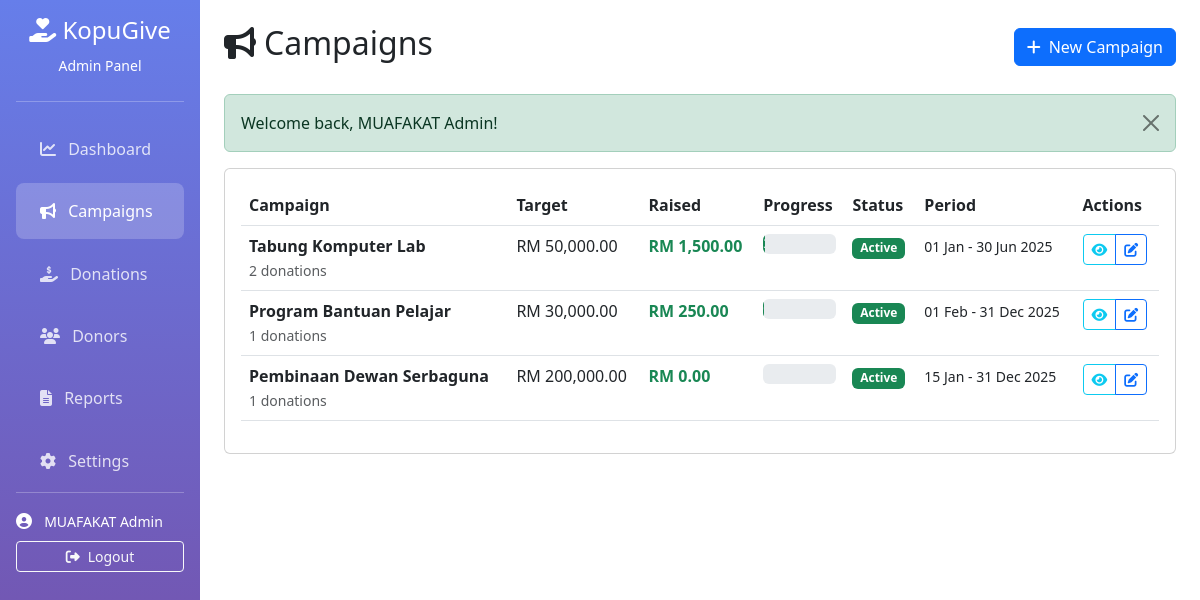
The page /admin/campaigns.php (signed in) on the database its author committed.
### tables this page shows
CREATE TABLE campaigns (
    campaign_id INT AUTO_INCREMENT PRIMARY KEY,
    campaign_name VARCHAR(255) NOT NULL,
    description TEXT,
    target_amount DECIMAL(10, 2) NOT NULL,
    current_amount DECIMAL(10, 2) DEFAULT 0.00,
    start_date DATE NOT NULL,
    end_date DATE NOT NULL,
    category ENUM('education', 'infrastructure', 'welfare', 'emergency', 'other') DEFAULT 'other',
    status ENUM('active', 'completed', 'closed', 'draft') DEFAULT 'draft',
    banner_image VARCHAR(255),
    created_by INT,
    created_at TIMESTAMP DEFAULT CURRENT_TIMESTAMP,
    updated_at TIMESTAMP DEFAULT CURRENT_TIMESTAMP ON UPDATE CURRENT_TIMESTAMP,
    FOREIGN KEY (created_by) REFERENCES users(user_id) ON DELETE SET NULL,
    INDEX idx_status (status),
    INDEX idx_dates (start_date, end_date)
);

### includes/functions.php (called while the page is built, shortened)
<?php
function formatCurrency($amount) {
    return 'RM ' . number_format($amount, 2);
}
function calculatePercentage($current, $target) {
    $percentage = ($current / $target) * 100;
    return min(100, round($percentage, 2));
}
function formatDate($date, $format = 'd M Y') {
    return date($format, strtotime($date));
}
function getFlashMessage() {
    if (isset($_SESSION['flash_message'])) {
        $message = [
            'type' => $_SESSION['flash_type'],
            'message' => $_SESSION['flash_message']
        ];
        return $message;
    }
    return null;
}
?>

### admin/campaigns.php (the view, shortened to what this page needs)
<?php
require_once '../includes/functions.php';
$db = (new Database())->getConnection();
$stmt = $db->query("
    SELECT c.*,
           u.full_name as created_by_name,
           COUNT(DISTINCT d.donation_id) as donation_count,
           COALESCE(SUM(CASE WHEN d.status = 'verified' THEN d.amount ELSE 0 END), 0) as total_raised
    FROM campaigns c
    LEFT JOIN users u ON c.created_by = u.user_id
    LEFT JOIN donations d ON c.campaign_id = d.campaign_id
    GROUP BY c.campaign_id
    ORDER BY c.created_at DESC
");
$campaigns = $stmt->fetchAll();
$flashMessage = getFlashMessage();
?>
<!DOCTYPE html>
<html lang="en">
<head>
    <link href="https://cdn.jsdelivr.net/npm/bootstrap@5.3.0/dist/css/bootstrap.min.css" rel="stylesheet">
    <link rel="stylesheet" href="https://cdnjs.cloudflare.com/ajax/libs/font-awesome/6.4.0/css/all.min.css">
</head>
<body>
    <?php include 'includes/admin_sidebar.php'; ?>
    <main class="col-md-10 ms-sm-auto px-md-4 py-4">
        <div class="d-flex justify-content-between align-items-center mb-4">
            <h2><i class="fas fa-bullhorn me-2"></i>Campaigns</h2>
            <a href="campaign_add.php" class="btn btn-primary">
                <i class="fas fa-plus me-2"></i>New Campaign
            </a>
        </div>
        <?php if ($flashMessage): ?>
            <div class="alert alert-<?= $flashMessage['type'] ?> alert-dismissible fade show" role="alert">
                <?= $flashMessage['message'] ?>
                <button type="button" class="btn-close" data-bs-dismiss="alert"></button>
            </div>
        <?php endif; ?>
        <div class="card">
            <div class="card-body">
                <div class="table-responsive">
                    <table class="table table-hover">
                        <thead>
                            <tr>
                                <th>Campaign</th>
                                <th>Target</th>
                                <th>Raised</th>
                                <th>Progress</th>
                                <th>Status</th>
                                <th>Period</th>
                                <th>Actions</th>
                            </tr>
                        </thead>
                        <tbody>
                            <?php foreach ($campaigns as $campaign): ?>
                                <?php $percentage = calculatePercentage($campaign['total_raised'], $campaign['target_amount']); ?>
                                <tr>
                                    <td>
                                        <div class="fw-bold"><?= htmlspecialchars($campaign['campaign_name']) ?></div>
                                        <small class="text-muted"><?= $campaign['donation_count'] ?> donations</small>
                                    </td>
                                    <td><?= formatCurrency($campaign['target_amount']) ?></td>
                                    <td><strong class="text-success"><?= formatCurrency($campaign['total_raised']) ?></strong></td>
                                    <td>
                                        <div class="progress" style="height: 20px;">
                                            <div class="progress-bar bg-success" style="width: <?= $percentage ?>%">
                                            </div>
                                        </div>
                                    </td>
                                    <td>
                                        <?php
                                        $statusBadges = [
                                            'draft' => 'secondary',
                                            'active' => 'success',
                                            'completed' => 'info',
                                            'closed' => 'danger'
                                        ];
                                        $badge = $statusBadges[$campaign['status']] ?? 'secondary';
                                        ?>
                                        <span class="badge bg-<?= $badge ?>"><?= ucfirst($campaign['status']) ?></span>
                                    </td>
                                    <td>
                                        <small><?= formatDate($campaign['start_date'], 'd M') ?> - <?= formatDate($campaign['end_date'], 'd M Y') ?></small>
                                    </td>
                                    <td>
                                        <div class="btn-group btn-group-sm">
                                            <a href="campaign_view.php?id=<?= $campaign['campaign_id'] ?>" class="btn btn-outline-info" title="View">
                                                <i class="fas fa-eye"></i>
                                            </a>
                                            <a href="campaign_edit.php?id=<?= $campaign['campaign_id'] ?>" class="btn btn-outline-primary" title="Edit">
                                                <i class="fas fa-edit"></i>
                                            </a>
                                        </div>
                                    </td>
                                </tr>
                            <?php endforeach; ?>
                        </tbody>
                    </table>
                </div>
            </div>
        </div>
    </main>
</body>
</html>

### rows shown on the page
campaigns: campaign_name "Tabung Komputer Lab", donation_count "2", target_amount "RM 50,000.00", total_raised "RM 1,500.00", $percentage 3 (drawn), status "Active", start_date "01 Jan", end_date "30 Jun 2025"
campaigns: campaign_name "Program Bantuan Pelajar", donation_count "1", target_amount "RM 30,000.00", total_raised "RM 250.00", status "Active", start_date "01 Feb", end_date "31 Dec 2025"
campaigns: campaign_name "Pembinaan Dewan Serbaguna", donation_count "1", target_amount "RM 200,000.00", total_raised "RM 0.00", status "Active", start_date "15 Jan", end_date "31 Dec 2025"

### other values the page prints
$_SESSION['full_name'] "MUAFAKAT Admin"
$flashMessage['message'] "Welcome back, MUAFAKAT Admin!"
